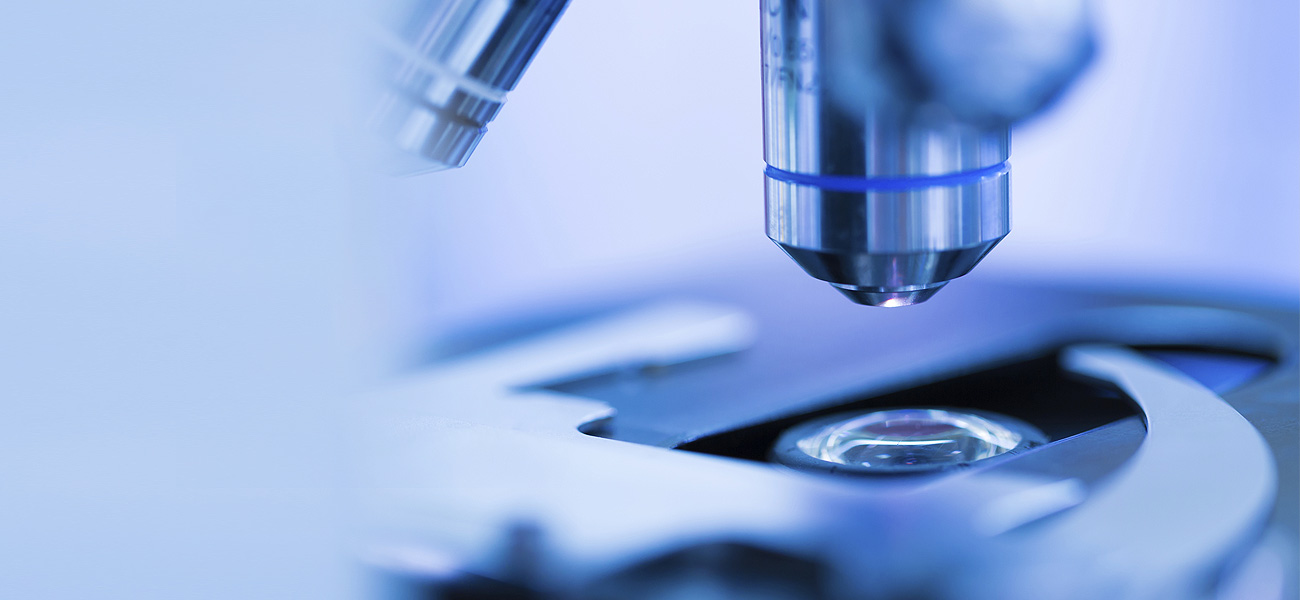
#> input picture test.jpeg, 1300 x 600 px; its folder holds 2 pictures in this run
$ python augmentor.py
#> lines starting #> are read from the running program, lines starting #| are printed output that depends on the picture; pictures that were not available may be replaced by others from this repository, and a replacement may not be noted
import os
import imutils
import cv2
import random
import numpy as np
import skimage

class Augmentor():
	def __init__(self, train_path = 'train', test_path = 'test'):
#> in test, self.img is the input picture: shape (600, 1300, 3); mean B, G, R 220.1, 174, 148.8
		self.path_to_dirs = [train_path, test_path]
		self.path_to_imgs = [os.path.join(path,folder,img) for path in self.path_to_dirs for folder in os.listdir(path) for img in os.listdir(os.path.join(path,folder))]
		self.img = None
		self.save_path = os.path.dirname(__file__)
		self.width, self.height = 460, 460

	def resize(self):
		self.img = cv2.resize(self.img, (self.width,self.height), interpolation=cv2.INTER_LINEAR)
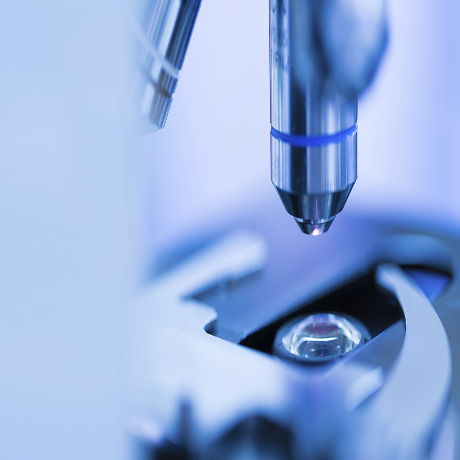
#> self.img: shape (460, 460, 3); mean B, G, R 220, 173.9, 148.7

	def augment(self):
		pass

	def flip(self, axis=[-1,0,1]):
		ax = random.choice(axis)
		self.img = cv2.flip(self.img, ax)
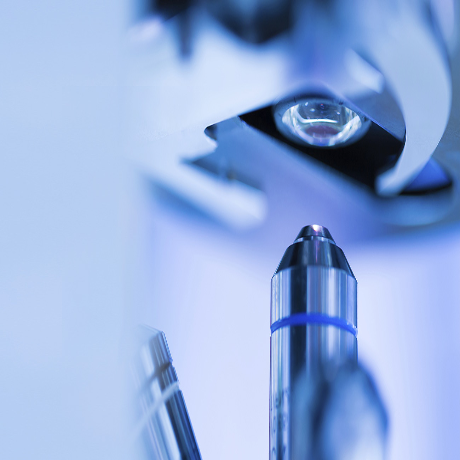
#> self.img: shape (460, 460, 3); mean B, G, R 220, 173.9, 148.7

	def rotate(self, angles=[cv2.ROTATE_90_CLOCKWISE,cv2.ROTATE_180, cv2.ROTATE_90_COUNTERCLOCKWISE]):
		ang = random.choice(angles)
		self.img = cv2.rotate(self.img, ang)
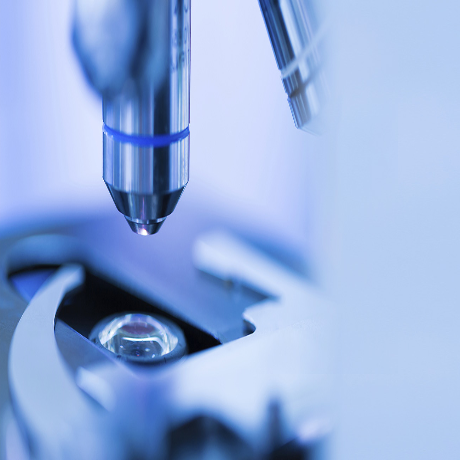
#> self.img: shape (460, 460, 3); mean B, G, R 220, 173.9, 148.7

	def cutout(self):
		width = random.randint(50, 100)
		height = random.randint(50, 100)

		x = random.randint(0, self.img.shape[1] - width)
#> x = 248
		y = random.randint(0, self.img.shape[0] - height)
#> y = 207
		mask = np.ones(self.img.shape)
		mask[y:y+height, x:x+width, :] = 0
		self.img = self.img * mask
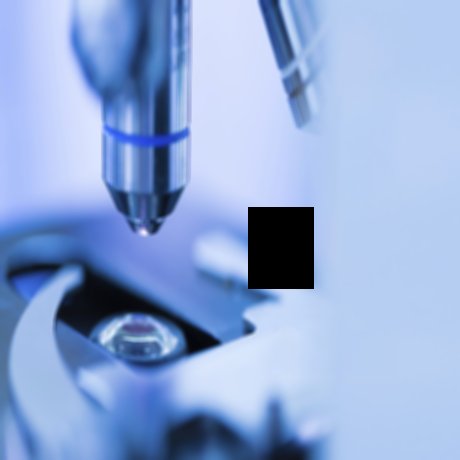
#> self.img: shape (460, 460, 3) float64; mean B, G, R 214, 169.3, 144.9

	def blur(self):
		n = random.randint(1,5)
		self.img = cv2.blur(self.img, (n,n), cv2.BORDER_DEFAULT)

	def noise(self):
		self.img = cv2.GaussianBlur(self.img,(5,5),cv2.BORDER_DEFAULT)

	def saveImage(self, i):
#> called with i = 1
		path = os.path.join(self.save_path, f'test{i}.jpeg')
		cv2.imwrite(path, self.img)

	def test(self):
		path = 'test.jpeg'

		self.img = cv2.imread(path)
		self.resize()
		self.flip()
		self.rotate()
		self.blur()
		self.noise()
		self.cutout()
		self.saveImage(1)


if __name__ == '__main__':
	aug = Augmentor()
	aug.test()
